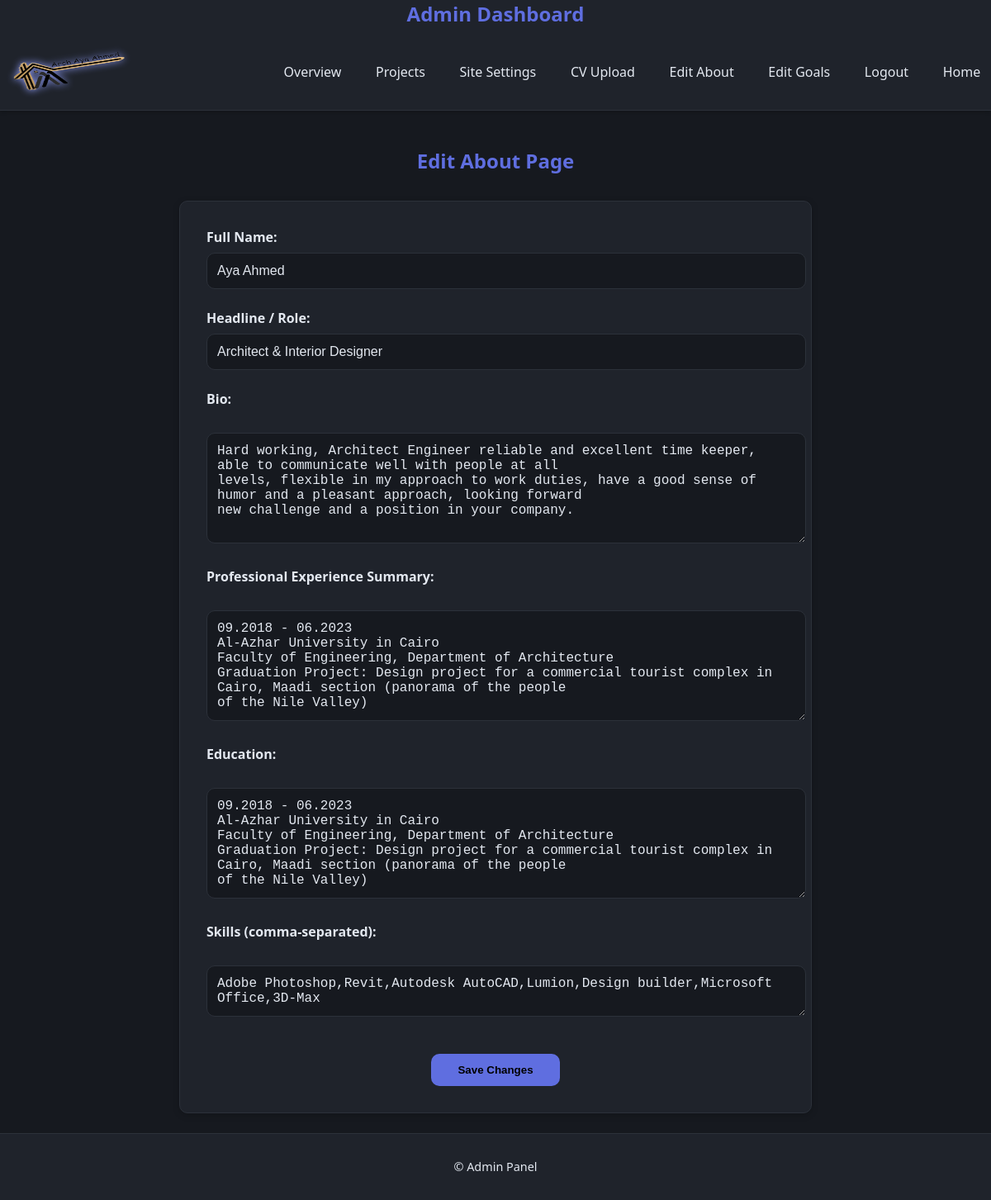
Page /dashboard/settings/about/ (signed in) on the committed database.
### core/models.py (models this page shows, shortened)
class SiteSettings(models.Model):
    site_title = models.CharField(max_length=100, default="Architect Portfolio")
    logo = models.ImageField(upload_to='site/', null=True, blank=True)
    favicon = models.ImageField(upload_to='site/', null=True, blank=True)
    email = models.EmailField(null=True, blank=True)
    phone = models.CharField(max_length=20, null=True, blank=True)
    address = models.TextField(null=True, blank=True)
    about_me = models.TextField(null=True, blank=True)
    social_facebook = models.URLField(null=True, blank=True)
    social_instagram = models.URLField(null=True, blank=True)
    social_linkedin = models.URLField(null=True, blank=True)

class AboutInfo(models.Model):
    full_name = models.CharField(max_length=100, default="Architect Name")
    headline = models.CharField(max_length=200, default="Architect & Interior Designer")
    bio = models.TextField(blank=True, null=True)
    experience_summary = models.TextField(blank=True, null=True)
    education = models.TextField(blank=True, null=True)
    skills = models.TextField(help_text="Enter skills separated by commas", blank=True, null=True)
    updated_at = models.DateTimeField(auto_now=True)

### dashboard/views.py (the view, shortened to what this page needs)
# urls.py: path('settings/about/', views.dashboard_about_edit, name='dashboard_about_edit'),
def dashboard_about_edit(request):
    if not request.user.is_authenticated or not request.user.is_superuser:
        messages.error(request, 'You must be logged in to access this page.')
        return redirect('dashboard_login')
    about_info, created = AboutInfo.objects.get_or_create(pk=1)
    return render(request, 'dashboard/about/edit.html', {
        'about_info': about_info,
        'page_title': 'Edit About Page',
        'site_settings': site_settings
    })

### architect_portfolio/templates/dashboard/about/edit.html (shortened to what this page needs)
{% extends "dashboard/base.html" %}
{% load static %}
{% block styles %}
<link rel="stylesheet" href="{% static 'css/dashboard/edit_about.css' %}">
{% endblock %}
{% block content %}
<h2>{{ page_title }}</h2>
<form method="post">
    <label>Full Name:</label>
    <input type="text" name="full_name" value="{{ about_info.full_name }}" required><br>
    <label>Headline / Role:</label>
    <input type="text" name="headline" value="{{ about_info.headline }}" required><br>
    <label>Bio:</label><br>
    <textarea name="bio" rows="6">{{ about_info.bio }}</textarea><br>
    <label>Professional Experience Summary:</label><br>
    <textarea name="experience_summary" rows="6">{{ about_info.experience_summary }}</textarea><br>
    <label>Education:</label><br>
    <textarea name="education" rows="6">{{ about_info.education }}</textarea><br>
    <label>Skills (comma-separated):</label><br>
    <textarea name="skills">{{ about_info.skills }}</textarea><br>
    <button type="submit">Save Changes</button>
</form>
{% endblock %}

### architect_portfolio/templates/dashboard/base.html (shortened to what this page needs)
{% load static %}
<!DOCTYPE html>
<html lang="en">
<head>
    <link rel="stylesheet" href="{% static 'css/dashboard.css' %}">
    {% block styles %}{% endblock %}
</head>
<body class="dashboard">
    <header class="dashboard-header">
        <h2>Admin Dashboard</h2>
        <div class="container">
            <div class="logo">
                {% if site_settings.logo %}
                    <img src="{{ site_settings.logo.url }}" alt="Logo" width="100">
                {% else %}
                    <h2>{{ site_settings.site_title }}</h2>
                {% endif %}
            </div>
            <nav>
                <a href="{% url 'dashboard_home' %}">Overview</a>
                <a href="{% url 'dashboard_projects' %}">Projects</a>
                <a href="{% url 'dashboard_settings' %}">Site Settings</a>
                <a href="{% url 'dashboard_cv_upload' %}">CV Upload</a>
                <a href="{% url 'dashboard_about_edit' %}">Edit About </a>
                <a href="{% url 'dashboard_goals_edit' %}">Edit Goals</a>
                <a href="{% url 'dashboard_logout' %}">Logout</a>
                <a href="{% url 'homepage' %}">Home</a>
            </nav>
        </div>
    </header>
    <main class="dashboard-main">
        <div class="container">
            {% block content %}
            {% endblock %}
        </div>
    </main>
    <footer class="dashboard-footer">
        <p>&copy; {{ site_title }} Admin Panel</p>
    </footer>
</body>
</html>

### architect_portfolio/static/css/dashboard.css (style rules this page uses)
:root { --dash-bg: #16191f; --dash-bg-alt: #1f232b; --dash-text: #e3e8f0; --dash-primary: #5f6ee0; --dash-primary-hover: #7d89f5; --dash-secondary: #39445a; --dash-accent: #9d77c3; --dash-border: #2c313a; --dash-success: #54d38b; --dash-error: #f36b6b; --dash-warning: #f7b955; --dash-info: #67c3f3; --dash-card-bg: #20232a; --dash-hover-bg: #282c34; --dash-input-bg: #262a33; --dash-input-border: #3b404c; --dash-shadow: rgba(0, 0, 0, 0.2); --dash-glow: #8f9dfb; --dash-font: 'Segoe UI', sans-serif; --dash-radius: 10px; --dash-transition: 0.3s ease-in-out; --dash-padding: 1.5rem; }
.dashboard { background-color: var(--dash-bg); color: var(--dash-text); font-family: var(--dash-font); margin: 0; padding: 0; }
.container { max-width: 1200px; margin: 0 auto; }
.dashboard-header { background-color: var(--dash-bg-alt); border-bottom: 1px solid var(--dash-border); box-shadow: 0 2px 5px var(--dash-shadow); position: sticky; top: 0; z-index: 1000; text-align: center; }
.dashboard-header .container { display: flex; justify-content: space-between; align-items: center; }
.dashboard-header .logo { display: flex; align-items: center; gap: 1rem; }
.dashboard-header .logo img { filter: drop-shadow(0px 0px 5px var(--dash-glow)); max-height: 100px; width: 160px; }
.dashboard-header h2 { margin: 0; font-size: 1.5rem; color: var(--dash-primary); }
.dashboard-header nav { display: flex; flex-wrap: wrap; gap: 1rem; margin-top: 0.5rem; }
.dashboard-header nav a { color: var(--dash-text); text-decoration: none; padding: 0.4rem 0.8rem; border-radius: var(--dash-radius); transition: var(--dash-transition); background-color: transparent; }
.dashboard-main { background-color: var(--dash-bg); padding: var(--dash-padding); }
.dashboard-footer { background-color: var(--dash-bg-alt); border-top: 1px solid var(--dash-border); text-align: center; padding: 1rem; font-size: 0.9rem; color: var(--dash-text); }

### architect_portfolio/static/css/dashboard/edit_about.css (style rules this page uses)
h2 { color: var(--dash-primary); text-align: center; margin-bottom: 2rem; }
form { max-width: 700px; margin: 0 auto; padding: 2rem; background-color: var(--dash-bg-alt); border: 1px solid var(--dash-border); border-radius: var(--dash-radius); box-shadow: 0 2px 8px var(--dash-shadow); }
label { display: block; margin-bottom: 0.5rem; font-weight: 600; color: var(--dash-text); }
input[type="text"], textarea { width: 100%; padding: 0.75rem; margin-bottom: 1.5rem; border: 1px solid var(--dash-border); border-radius: var(--dash-radius); background-color: var(--dash-bg); color: var(--dash-text); resize: vertical; font-size: 1rem; }
button[type="submit"] { background-color: var(--dash-primary); color: #000; font-weight: bold; padding: 0.75rem 2rem; border: none; border-radius: var(--dash-radius); cursor: pointer; transition: background-color 0.3s ease; display: block; margin: 1rem auto 0; }

### rows in the picture
SiteSettings: logo (picture)
AboutInfo: full_name "Aya Ahmed", headline "Architect & Interior Designer", bio "Hard working, Architect Engineer reliable and excellent time keeper, able to communicate well with people at all levels, flexible in my approach to work duties, have a good sense of humor and a pleasant approach, looking forward new challenge and a position in your company.", experience_summary "09.2018 - 06.2023 Al-Azhar University in Cairo Faculty of Engineering, Department of Architecture Graduation Project: Design project for a commercial tourist complex in Cairo, Maadi section (panorama of the people of the Nile Valley)", education "09.2018 - 06.2023 Al-Azhar University in Cairo Faculty of Engineering, Department of Architecture Graduation Project: Design project for a commercial tourist complex in Cairo, Maadi section (panorama of the people of the Nile Valley)", skills "Adobe Photoshop,Revit,Autodesk AutoCAD,Lumion,Design builder,Microsoft Office,3D-Max"

### other values in the picture
{{ page_title }} "Edit About Page"
